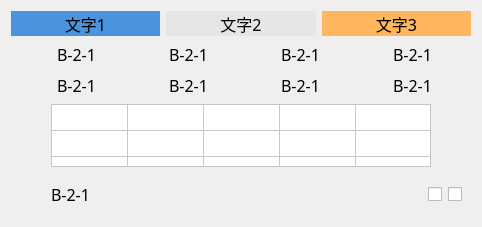
      <widget class="QWidget" name="verLayWidget23" native="true">
       <layout class="QVBoxLayout" name="verticalLayout_20">
        <item>
         <layout class="QHBoxLayout" name="horizontalLayout_160">
          <item>
           <widget class="QLabel" name="label_83">
            <property name="minimumSize">
             <size>
              <width>0</width>
              <height>25</height>
             </size>
            </property>
            <property name="maximumSize">
             <size>
              <width>16777215</width>
              <height>25</height>
             </size>
            </property>
            <property name="font">
             <font>
              <family>黑体</family>
              <pointsize>12</pointsize>
             </font>
            </property>
            <property name="autoFillBackground">
             <bool>false</bool>
            </property>
            <property name="styleSheet">
             <string notr="true">background-color: rgb(74, 148, 222);</string>
            </property>
            <property name="text">
             <string>文字1</string>
            </property>
            <property name="alignment">
             <set>Qt::AlignCenter</set>
            </property>
           </widget>
          </item>
          <item>
           <widget class="QLabel" name="label_84">
            <property name="minimumSize">
             <size>
              <width>0</width>
              <height>25</height>
             </size>
            </property>
            <property name="maximumSize">
             <size>
              <width>16777215</width>
              <height>25</height>
             </size>
            </property>
            <property name="font">
             <font>
              <family>黑体</family>
              <pointsize>12</pointsize>
             </font>
            </property>
            <property name="autoFillBackground">
             <bool>false</bool>
            </property>
            <property name="styleSheet">
             <string notr="true">background-color: rgb(230, 230, 230);</string>
            </property>
            <property name="text">
             <string>文字2</string>
            </property>
            <property name="alignment">
             <set>Qt::AlignCenter</set>
            </property>
           </widget>
          </item>
          <item>
           <widget class="QLabel" name="label_85">
            <property name="minimumSize">
             <size>
              <width>0</width>
              <height>25</height>
             </size>
            </property>
            <property name="maximumSize">
             <size>
              <width>16777215</width>
              <height>25</height>
             </size>
            </property>
            <property name="font">
             <font>
              <family>黑体</family>
              <pointsize>12</pointsize>
             </font>
            </property>
            <property name="autoFillBackground">
             <bool>false</bool>
            </property>
            <property name="styleSheet">
             <string notr="true">background-color: rgb(255, 182, 92);</string>
            </property>
            <property name="text">
             <string>文字3</string>
            </property>
            <property name="alignment">
             <set>Qt::AlignCenter</set>
            </property>
           </widget>
          </item>
         </layout>
        </item>
        <item>
         <layout class="QHBoxLayout" name="horizontalLayout_161">
          <item>
           <layout class="QHBoxLayout" name="horizontalLayout_162">
            <item>
             <widget class="QLabel" name="label_136">
              <property name="minimumSize">
               <size>
                <width>25</width>
                <height>25</height>
               </size>
              </property>
              <property name="maximumSize">
               <size>
                <width>25</width>
                <height>25</height>
               </size>
              </property>
              <property name="styleSheet">
               <string notr="true">border-image: url(:/img/false.png);</string>
              </property>
              <property name="text">
               <string/>
              </property>
             </widget>
            </item>
            <item>
             <widget class="QLabel" name="label1_110">
              <property name="minimumSize">
               <size>
                <width>60</width>
                <height>25</height>
               </size>
              </property>
              <property name="maximumSize">
               <size>
                <width>60</width>
                <height>25</height>
               </size>
              </property>
              <property name="font">
               <font>
                <family>黑体</family>
                <pointsize>12</pointsize>
               </font>
              </property>
              <property name="text">
               <string>B-2-1</string>
              </property>
             </widget>
            </item>
           </layout>
          </item>
          <item>
           <layout class="QHBoxLayout" name="horizontalLayout_163">
            <item>
             <widget class="QLabel" name="label_138">
              <property name="minimumSize">
               <size>
                <width>25</width>
                <height>25</height>
               </size>
              </property>
              <property name="maximumSize">
               <size>
                <width>25</width>
                <height>25</height>
               </size>
              </property>
              <property name="styleSheet">
               <string notr="true">border-image: url(:/img/false.png);</string>
              </property>
              <property name="text">
               <string/>
              </property>
             </widget>
            </item>
            <item>
             <widget class="QLabel" name="label1_111">
              <property name="minimumSize">
               <size>
                <width>60</width>
                <height>25</height>
               </size>
              </property>
              <property name="maximumSize">
               <size>
                <width>60</width>
                <height>25</height>
               </size>
              </property>
              <property name="font">
               <font>
                <family>黑体</family>
                <pointsize>12</pointsize>
               </font>
              </property>
              <property name="text">
               <string>B-2-1</string>
              </property>
             </widget>
            </item>
           </layout>
          </item>
          <item>
           <layout class="QHBoxLayout" name="horizontalLayout_164">
            <item>
             <widget class="QLabel" name="label_140">
              <property name="minimumSize">
               <size>
                <width>25</width>
                <height>25</height>
               </size>
              </property>
              <property name="maximumSize">
               <size>
                <width>25</width>
                <height>25</height>
               </size>
              </property>
              <property name="styleSheet">
               <string notr="true">border-image: url(:/img/false.png);</string>
              </property>
              <property name="text">
               <string/>
              </property>
             </widget>
            </item>
            <item>
             <widget class="QLabel" name="label1_112">
              <property name="minimumSize">
               <size>
                <width>60</width>
                <height>25</height>
               </size>
              </property>
              <property name="maximumSize">
               <size>
                <width>60</width>
                <height>25</height>
               </size>
              </property>
              <property name="font">
               <font>
                <family>黑体</family>
                <pointsize>12</pointsize>
               </font>
              </property>
              <property name="text">
               <string>B-2-1</string>
              </property>
             </widget>
            </item>
           </layout>
          </item>
          <item>
           <layout class="QHBoxLayout" name="horizontalLayout_165">
            <item>
             <widget class="QLabel" name="label_139">
              <property name="minimumSize">
               <size>
                <width>25</width>
                <height>25</height>
               </size>
              </property>
              <property name="maximumSize">
               <size>
                <width>25</width>
                <height>25</height>
               </size>
              </property>
              <property name="styleSheet">
               <string notr="true">border-image: url(:/img/false.png);</string>
              </property>
              <property name="text">
               <string/>
              </property>
             </widget>
            </item>
            <item>
             <widget class="QLabel" name="label1_113">
              <property name="minimumSize">
               <size>
                <width>60</width>
                <height>25</height>
               </size>
              </property>
              <property name="maximumSize">
               <size>
                <width>60</width>
                <height>25</height>
               </size>
              </property>
              <property name="font">
               <font>
                <family>黑体</family>
                <pointsize>12</pointsize>
               </font>
              </property>
              <property name="text">
               <string>B-2-1</string>
              </property>
             </widget>
            </item>
           </layout>
          </item>
         </layout>
        </item>
        <item>
         <layout class="QHBoxLayout" name="horizontalLayout_166">
          <item>
           <layout class="QHBoxLayout" name="horizontalLayout_167">
            <item>
             <widget class="QLabel" name="label_87">
              <property name="minimumSize">
               <size>
                <width>25</width>
                <height>25</height>
               </size>
              </property>
              <property name="maximumSize">
               <size>
                <width>25</width>
                <height>25</height>
               </size>
              </property>
              <property name="text">
               <string/>
              </property>
             </widget>
            </item>
            <item>
             <widget class="QLabel" name="label1_114">
              <property name="minimumSize">
               <size>
                <width>60</width>
                <height>25</height>
               </size>
              </property>
              <property name="maximumSize">
               <size>
                <width>60</width>
                <height>25</height>
               </size>
              </property>
              <property name="font">
               <font>
                <family>黑体</family>
                <pointsize>12</pointsize>
               </font>
              </property>
              <property name="text">
               <string>B-2-1</string>
              </property>
             </widget>
            </item>
           </layout>
          </item>
          <item>
           <layout class="QHBoxLayout" name="horizontalLayout_168">
            <item>
             <widget class="QLabel" name="label_137">
              <property name="minimumSize">
               <size>
                <width>25</width>
                <height>25</height>
               </size>
              </property>
              <property name="maximumSize">
               <size>
                <width>25</width>
                <height>25</height>
               </size>
              </property>
              <property name="styleSheet">
               <string notr="true">border-image: url(:/img/false.png);</string>
              </property>
              <property name="text">
               <string/>
              </property>
             </widget>
            </item>
            <item>
             <widget class="QLabel" name="label1_115">
              <property name="minimumSize">
               <size>
                <width>60</width>
                <height>25</height>
               </size>
              </property>
              <property name="maximumSize">
               <size>
                <width>60</width>
                <height>25</height>
               </size>
              </property>
              <property name="font">
               <font>
                <family>黑体</family>
                <pointsize>12</pointsize>
               </font>
              </property>
              <property name="text">
               <string>B-2-1</string>
              </property>
             </widget>
            </item>
           </layout>
          </item>
          <item>
           <layout class="QHBoxLayout" name="horizontalLayout_169">
            <item>
             <widget class="QLabel" name="label_141">
              <property name="minimumSize">
               <size>
                <width>25</width>
                <height>25</height>
               </size>
              </property>
              <property name="maximumSize">
               <size>
                <width>25</width>
                <height>25</height>
               </size>
              </property>
              <property name="styleSheet">
               <string notr="true">border-image: url(:/img/false.png);</string>
              </property>
              <property name="text">
               <string/>
              </property>
             </widget>
            </item>
            <item>
             <widget class="QLabel" name="label1_116">
              <property name="minimumSize">
               <size>
                <width>60</width>
                <height>25</height>
               </size>
              </property>
              <property name="maximumSize">
               <size>
                <width>60</width>
                <height>25</height>
               </size>
              </property>
              <property name="font">
               <font>
                <family>黑体</family>
                <pointsize>12</pointsize>
               </font>
              </property>
              <property name="text">
               <string>B-2-1</string>
              </property>
             </widget>
            </item>
           </layout>
          </item>
          <item>
           <layout class="QHBoxLayout" name="horizontalLayout_170">
            <item>
             <widget class="QLabel" name="label_82">
              <property name="minimumSize">
               <size>
                <width>25</width>
                <height>25</height>
               </size>
              </property>
              <property name="maximumSize">
               <size>
                <width>25</width>
                <height>25</height>
               </size>
              </property>
              <property name="styleSheet">
               <string notr="true">border-image: url(:/img/false.png);</string>
              </property>
              <property name="text">
               <string/>
              </property>
             </widget>
            </item>
            <item>
             <widget class="QLabel" name="label1_117">
              <property name="minimumSize">
               <size>
                <width>60</width>
                <height>25</height>
               </size>
              </property>
              <property name="maximumSize">
               <size>
                <width>60</width>
                <height>25</height>
               </size>
              </property>
              <property name="font">
               <font>
                <family>黑体</family>
                <pointsize>12</pointsize>
               </font>
              </property>
              <property name="text">
               <string>B-2-1</string>
              </property>
             </widget>
            </item>
           </layout>
          </item>
         </layout>
        </item>
        <item>
         <layout class="QHBoxLayout" name="horizontalLayout_171">
          <item>
           <spacer name="horizontalSpacer_38">
            <property name="orientation">
             <enum>Qt::Horizontal</enum>
            </property>
            <property name="sizeHint" stdset="0">
             <size>
              <width>40</width>
              <height>20</height>
             </size>
            </property>
           </spacer>
          </item>
          <item>
           <widget class="QTableWidget" name="tableWidget23">
            <property name="minimumSize">
             <size>
              <width>380</width>
              <height>63</height>
             </size>
            </property>
            <property name="maximumSize">
             <size>
              <width>380</width>
              <height>63</height>
             </size>
            </property>
            <property name="font">
             <font>
              <family>黑体</family>
              <pointsize>11</pointsize>
             </font>
            </property>
            <property name="autoFillBackground">
             <bool>false</bool>
            </property>
            <property name="styleSheet">
             <string notr="true">gridline-color: rgb(200, 200, 200);
background-color: rgb(255, 255, 255);
</string>
            </property>
            <property name="verticalScrollBarPolicy">
             <enum>Qt::ScrollBarAlwaysOff</enum>
            </property>
            <property name="horizontalScrollBarPolicy">
             <enum>Qt::ScrollBarAlwaysOff</enum>
            </property>
            <property name="autoScroll">
             <bool>true</bool>
            </property>
            <property name="dragDropOverwriteMode">
             <bool>true</bool>
            </property>
            <property name="defaultDropAction">
             <enum>Qt::IgnoreAction</enum>
            </property>
            <property name="selectionMode">
             <enum>QAbstractItemView::NoSelection</enum>
            </property>
            <property name="showGrid">
             <bool>true</bool>
            </property>
            <property name="gridStyle">
             <enum>Qt::SolidLine</enum>
            </property>
            <property name="sortingEnabled">
             <bool>false</bool>
            </property>
            <property name="wordWrap">
             <bool>true</bool>
            </property>
            <property name="cornerButtonEnabled">
             <bool>true</bool>
            </property>
            <property name="rowCount">
             <number>3</number>
            </property>
            <property name="columnCount">
             <number>5</number>
            </property>
            <attribute name="horizontalHeaderVisible">
             <bool>false</bool>
            </attribute>
            <attribute name="horizontalHeaderCascadingSectionResizes">
             <bool>false</bool>
            </attribute>
            <attribute name="horizontalHeaderDefaultSectionSize">
             <number>76</number>
            </attribute>
            <attribute name="horizontalHeaderHighlightSections">
             <bool>true</bool>
            </attribute>
            <attribute name="horizontalHeaderShowSortIndicator" stdset="0">
             <bool>false</bool>
            </attribute>
            <attribute name="horizontalHeaderStretchLastSection">
             <bool>true</bool>
            </attribute>
            <attribute name="verticalHeaderVisible">
             <bool>false</bool>
            </attribute>
            <attribute name="verticalHeaderCascadingSectionResizes">
             <bool>false</bool>
            </attribute>
            <attribute name="verticalHeaderDefaultSectionSize">
             <number>21</number>
            </attribute>
            <attribute name="verticalHeaderHighlightSections">
             <bool>true</bool>
            </attribute>
            <attribute name="verticalHeaderShowSortIndicator" stdset="0">
             <bool>false</bool>
            </attribute>
            <attribute name="verticalHeaderStretchLastSection">
             <bool>true</bool>
            </attribute>
            <row>
             <property name="text">
              <string>新建行</string>
             </property>
             <property name="font">
              <font>
               <family>Agency FB</family>
               <pointsize>11</pointsize>
              </font>
             </property>
            </row>
            <row>
             <property name="text">
              <string>新建行</string>
             </property>
             <property name="font">
              <font>
               <family>Agency FB</family>
               <pointsize>11</pointsize>
              </font>
             </property>
            </row>
            <row/>
            <column>
             <property name="text">
              <string>新建列</string>
             </property>
             <property name="font">
              <font>
               <pointsize>11</pointsize>
              </font>
             </property>
             <property name="foreground">
              <brush brushstyle="SolidPattern">
               <color alpha="255">
                <red>0</red>
                <green>0</green>
                <blue>0</blue>
               </color>
              </brush>
             </property>
            </column>
            <column>
             <property name="text">
              <string>新建列</string>
             </property>
             <property name="font">
              <font>
               <pointsize>11</pointsize>
              </font>
             </property>
            </column>
            <column>
             <property name="text">
              <string>新建列</string>
             </property>
             <property name="font">
              <font>
               <family>Agency FB</family>
               <pointsize>11</pointsize>
              </font>
             </property>
            </column>
            <column>
             <property name="text">
              <string>新建列</string>
             </property>
             <property name="font">
              <font>
               <family>Agency FB</family>
               <pointsize>11</pointsize>
              </font>
             </property>
            </column>
            <column/>
            <item row="0" column="0">
             <property name="text">
              <string/>
             </property>
             <property name="font">
              <font>
               <pointsize>11</pointsize>
              </font>
             </property>
            </item>
           </widget>
          </item>
          <item>
           <spacer name="horizontalSpacer_39">
            <property name="orientation">
             <enum>Qt::Horizontal</enum>
            </property>
            <property name="sizeHint" stdset="0">
             <size>
              <width>40</width>
              <height>20</height>
             </size>
            </property>
           </spacer>
          </item>
         </layout>
        </item>
        <item>
         <widget class="QWidget" name="widget" native="true">
          <layout class="QHBoxLayout" name="horizontalLayout_172">
           <item>
            <widget class="QLabel" name="label_125">
             <property name="minimumSize">
              <size>
               <width>25</width>
               <height>25</height>
              </size>
             </property>
             <property name="maximumSize">
              <size>
               <width>25</width>
               <height>25</height>
              </size>
             </property>
             <property name="styleSheet">
              <string notr="true">border-image: url(:/img/false.png);</string>
             </property>
             <property name="text">
              <string/>
             </property>
            </widget>
           </item>
           <item>
            <widget class="QLabel" name="label1_118">
             <property name="minimumSize">
              <size>
               <width>60</width>
               <height>25</height>
              </size>
             </property>
             <property name="maximumSize">
              <size>
               <width>60</width>
               <height>25</height>
              </size>
             </property>
             <property name="font">
              <font>
               <family>黑体</family>
               <pointsize>12</pointsize>
              </font>
             </property>
             <property name="text">
              <string>B-2-1</string>
             </property>
            </widget>
           </item>
           <item>
            <spacer name="horizontalSpacer_40">
             <property name="orientation">
              <enum>Qt::Horizontal</enum>
             </property>
             <property name="sizeHint" stdset="0">
              <size>
               <width>40</width>
               <height>20</height>
              </size>
             </property>
            </spacer>
           </item>
           <item>
            <widget class="QCheckBox" name="checkBox_25">
             <property name="minimumSize">
              <size>
               <width>0</width>
               <height>25</height>
              </size>
             </property>
             <property name="maximumSize">
              <size>
               <width>16777215</width>
               <height>25</height>
              </size>
             </property>
             <property name="styleSheet">
              <string notr="true">QCheckBox::indicator:unchecked {
width:80px;height:25px; image:url(:/img/Off.png);
}
QCheckBox::indicator:checked {
width:80px;height:25px; image:url(:/img/On.png);
}</string>
             </property>
             <property name="text">
              <string/>
             </property>
            </widget>
           </item>
           <item>
            <widget class="QCheckBox" name="checkBox_26">
             <property name="minimumSize">
              <size>
               <width>0</width>
               <height>25</height>
              </size>
             </property>
             <property name="maximumSize">
              <size>
               <width>16777215</width>
               <height>25</height>
              </size>
             </property>
             <property name="styleSheet">
              <string notr="true">QCheckBox::indicator:unchecked {
width:80px;height:25px; image:url(:/img/Off.png);
}
QCheckBox::indicator:checked {
width:80px;height:25px; image:url(:/img/On.png);
}</string>
             </property>
             <property name="text">
              <string/>
             </property>
            </widget>
           </item>
          </layout>
         </widget>
        </item>
       </layout>
      </widget>
